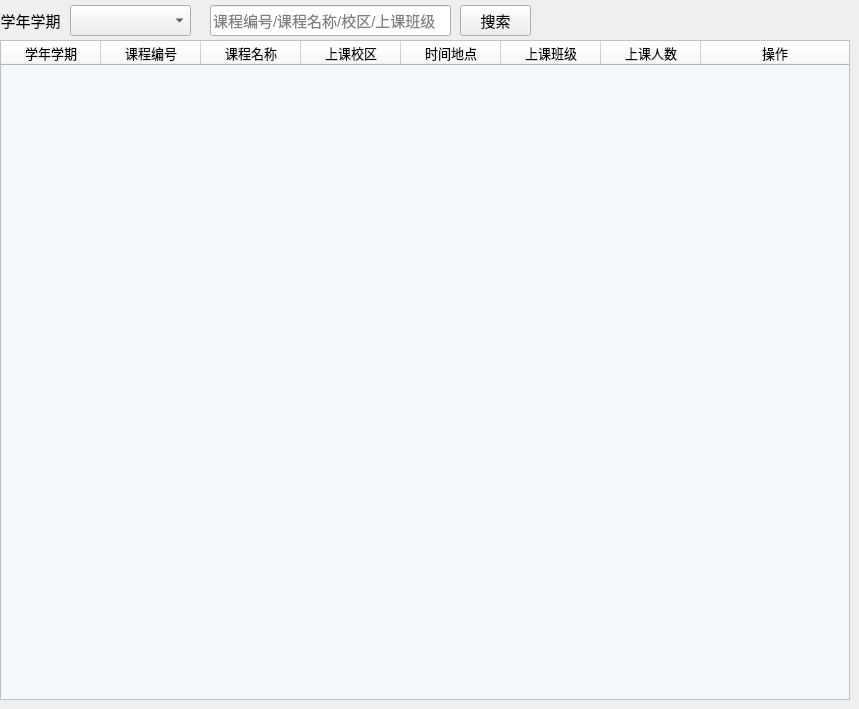
                                        <widget class="QWidget" name="page_Teacher_Teaching">
                                            <widget class="QComboBox" name="comboBox_Teacher_Teaching_Semester">
                                                <property name="geometry">
                                                    <rect>
                                                        <x>70</x>
                                                        <y>5</y>
                                                        <width>121</width>
                                                        <height>31</height>
                                                    </rect>
                                                </property>
                                            </widget>
                                            <widget class="QLineEdit" name="lineEdit_Teacher_Teaching_Search">
                                                <property name="geometry">
                                                    <rect>
                                                        <x>210</x>
                                                        <y>5</y>
                                                        <width>241</width>
                                                        <height>31</height>
                                                    </rect>
                                                </property>
                                                <property name="font">
                                                    <font>
                                                        <pointsize>11</pointsize>
                                                    </font>
                                                </property>
                                                <property name="placeholderText">
                                                    <string>课程编号/课程名称/校区/上课班级</string>
                                                </property>
                                                <property name="clearButtonEnabled">
                                                    <bool>true</bool>
                                                </property>
                                            </widget>
                                            <widget class="QPushButton" name="pushButton_Teacher_Teaching_Search">
                                                <property name="geometry">
                                                    <rect>
                                                        <x>460</x>
                                                        <y>5</y>
                                                        <width>71</width>
                                                        <height>31</height>
                                                    </rect>
                                                </property>
                                                <property name="font">
                                                    <font>
                                                        <pointsize>11</pointsize>
                                                    </font>
                                                </property>
                                                <property name="styleSheet">
                                                    <string notr="true"/>
                                                </property>
                                                <property name="text">
                                                    <string>搜索</string>
                                                </property>
                                                <property name="checkable">
                                                    <bool>false</bool>
                                                </property>
                                            </widget>
                                            <widget class="QTableWidget" name="tableWidget_Teacher_Teaching">
                                                <property name="geometry">
                                                    <rect>
                                                        <x>0</x>
                                                        <y>40</y>
                                                        <width>850</width>
                                                        <height>660</height>
                                                    </rect>
                                                </property>
                                                <property name="minimumSize">
                                                    <size>
                                                        <width>850</width>
                                                        <height>660</height>
                                                    </size>
                                                </property>
                                                <property name="font">
                                                    <font>
                                                        <pointsize>10</pointsize>
                                                    </font>
                                                </property>
                                                <property name="styleSheet">
                                                    <string notr="true">background-color: rgb(246, 249, 252);</string>
                                                </property>
                                                <property name="editTriggers">
                                                    <set>QAbstractItemView::NoEditTriggers</set>
                                                </property>
                                                <attribute name="horizontalHeaderCascadingSectionResizes">
                                                    <bool>true</bool>
                                                </attribute>
                                                <attribute name="horizontalHeaderShowSortIndicator" stdset="0">
                                                    <bool>true</bool>
                                                </attribute>
                                                <attribute name="horizontalHeaderStretchLastSection">
                                                    <bool>true</bool>
                                                </attribute>
                                                <attribute name="verticalHeaderVisible">
                                                    <bool>false</bool>
                                                </attribute>
                                                <attribute name="verticalHeaderStretchLastSection">
                                                    <bool>false</bool>
                                                </attribute>
                                                <column>
                                                    <property name="text">
                                                        <string>学年学期</string>
                                                    </property>
                                                    <property name="font">
                                                        <font>
                                                            <pointsize>10</pointsize>
                                                        </font>
                                                    </property>
                                                </column>
                                                <column>
                                                    <property name="text">
                                                        <string>课程编号</string>
                                                    </property>
                                                    <property name="font">
                                                        <font>
                                                            <pointsize>10</pointsize>
                                                        </font>
                                                    </property>
                                                </column>
                                                <column>
                                                    <property name="text">
                                                        <string>课程名称</string>
                                                    </property>
                                                    <property name="font">
                                                        <font>
                                                            <pointsize>10</pointsize>
                                                        </font>
                                                    </property>
                                                </column>
                                                <column>
                                                    <property name="text">
                                                        <string>上课校区</string>
                                                    </property>
                                                    <property name="font">
                                                        <font>
                                                            <pointsize>10</pointsize>
                                                        </font>
                                                    </property>
                                                </column>
                                                <column>
                                                    <property name="text">
                                                        <string>时间地点</string>
                                                    </property>
                                                    <property name="font">
                                                        <font>
                                                            <pointsize>10</pointsize>
                                                        </font>
                                                    </property>
                                                </column>
                                                <column>
                                                    <property name="text">
                                                        <string>上课班级</string>
                                                    </property>
                                                </column>
                                                <column>
                                                    <property name="text">
                                                        <string>上课人数</string>
                                                    </property>
                                                </column>
                                                <column>
                                                    <property name="text">
                                                        <string>操作</string>
                                                    </property>
                                                </column>
                                            </widget>
                                            <widget class="QLabel" name="label_Teacher_Teaching_Semester">
                                                <property name="geometry">
                                                    <rect>
                                                        <x>0</x>
                                                        <y>0</y>
                                                        <width>61</width>
                                                        <height>41</height>
                                                    </rect>
                                                </property>
                                                <property name="font">
                                                    <font>
                                                        <pointsize>11</pointsize>
                                                    </font>
                                                </property>
                                                <property name="text">
                                                    <string>学年学期</string>
                                                </property>
                                                <property name="alignment">
                                                    <set>Qt::AlignCenter</set>
                                                </property>
                                            </widget>
                                        </widget>
